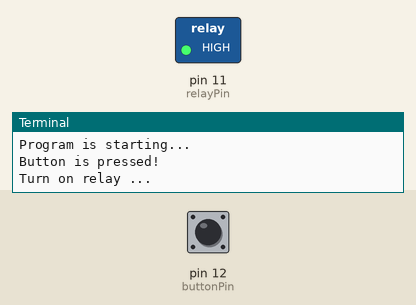
Recording of a program running on a simulated Raspberry Pi (header pin numbers). Parts: switched loads named in the program (green lamp = pin HIGH), the last lines printed to the terminal. The inputs (shaded band) are chosen by the test bench; at power-on: pin 12 (buttonPin) LOW. The clock reads 2024-03-15 10:24:30 at power-on unless the program sets it.

Above: at 1.2 s.
1.3 s: pin 12 (buttonPin) pulled HIGH for 0.15 s
At 2.1 s:
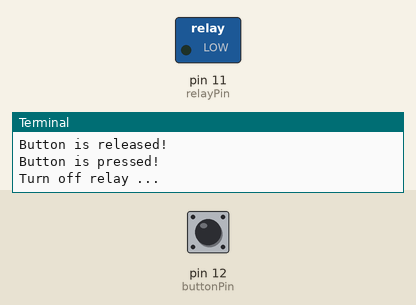
3.0 s: pin 12 (buttonPin) pulled HIGH for 1 s
At 4.6 s:
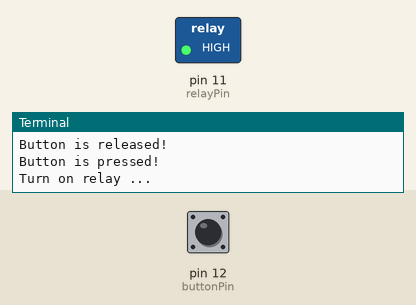
5.5 s: pin 12 (buttonPin) pulled HIGH for 3.2 s
At 9.4 s:
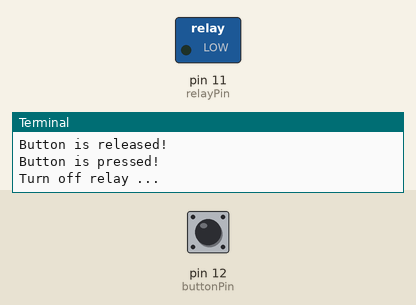
Timing chart, 0 to 10.9 s (numbered marks = the images above; inputs shaded):
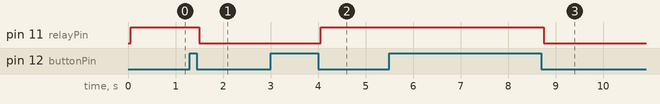

Measured:
- after the input at 1.3 s, pin 11 (relayPin): HIGH → LOW after 0.20 s
- after the input at 3.0 s, pin 11 (relayPin): LOW → HIGH after 1.1 s
- after the input at 5.5 s, pin 11 (relayPin): HIGH → LOW after 3.3 s

The program:

Relay.py
```python
#!/usr/bin/env python3
########################################################################
# Filename    : Relay.py
# Description : Button control Relay and Motor
# Author      : freenove
# modification: 2018/09/27
########################################################################
import RPi.GPIO as GPIO
import time

relayPin = 11    # define the relayPin
buttonPin = 12    # define the buttonPin
debounceTime = 50

def setup():
	print ('Program is starting...')
	GPIO.setmode(GPIO.BOARD)       # Numbers GPIOs by physical location
	GPIO.setup(relayPin, GPIO.OUT)   # Set relayPin's mode is output
	GPIO.setup(buttonPin, GPIO.IN)

def loop():
	relayState = False
	lastChangeTime = round(time.time()*1000)
	buttonState = GPIO.HIGH
	lastButtonState = GPIO.HIGH
	reading = GPIO.HIGH
	while True:
		reading = GPIO.input(buttonPin)
		if reading != lastButtonState :
			lastChangeTime = round(time.time()*1000)
		if ((round(time.time()*1000) - lastChangeTime) > debounceTime):
			if reading != buttonState :
				buttonState = reading;
				if buttonState == GPIO.LOW:
					print("Button is pressed!")
					relayState = not relayState
					if relayState:
						print("Turn on relay ...")
					else :
						print("Turn off relay ... ")
				else :
					print("Button is released!")
		GPIO.output(relayPin,relayState)
		lastButtonState = reading

def destroy():
	GPIO.output(relayPin, GPIO.LOW)     # relay off
	GPIO.cleanup()                     # Release resource

if __name__ == '__main__':     # Program start from here
	setup()
	try:
		loop()
	except KeyboardInterrupt:
		destroy()
```
